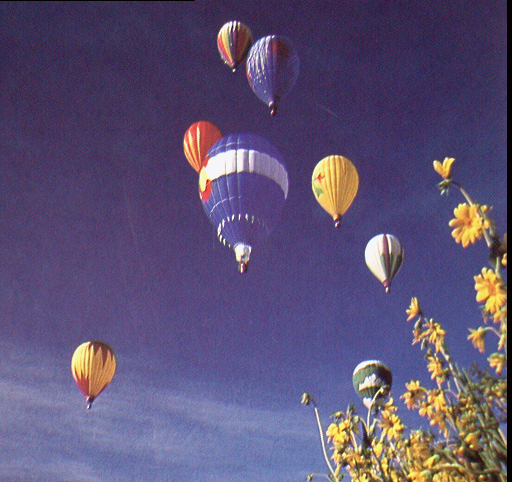
%> input picture ACP/ballon.tif, 512 x 482 px
$ octave Ex4_1.m   (GNU Octave 9; MATLAB toolbox functions it lacks are replaced by stand-ins)
%> lines starting %> are read from the running program, lines starting %| are printed output that depends on the picture
clear variables
close all
clc

%% Partie I
I = imread('ballon.tif');
%> I is the input picture: size 482x512x3 uint8; mean R, G, B 92.6, 81.2, 116.2
I = im2double(I);
%> I: size 482x512x3 double
figure(1);
imshow(I)
[H,W,~] = size(I);
%> H = 482; W = 512
I_r = I(:,:,1);
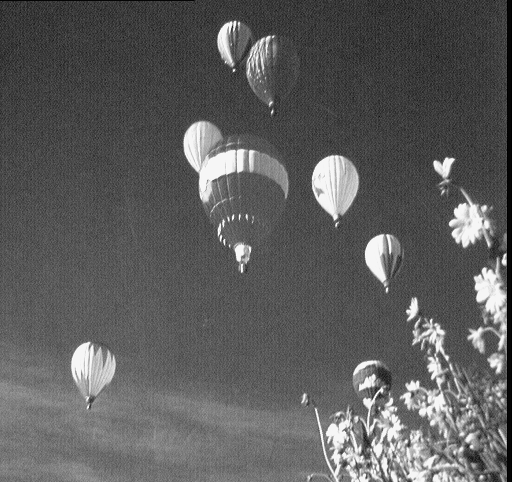
%> I_r: size 482x512 double; min 0, max 1, mean 0.363
I_g = I(:,:,2);
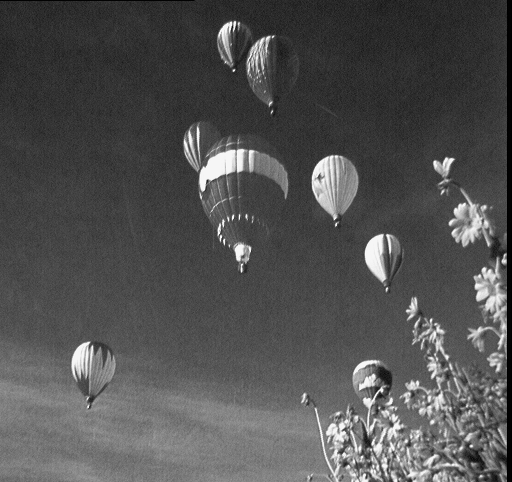
%> I_g: size 482x512 double; min 0, max 0.996, mean 0.318
I_b = I(:,:,3);
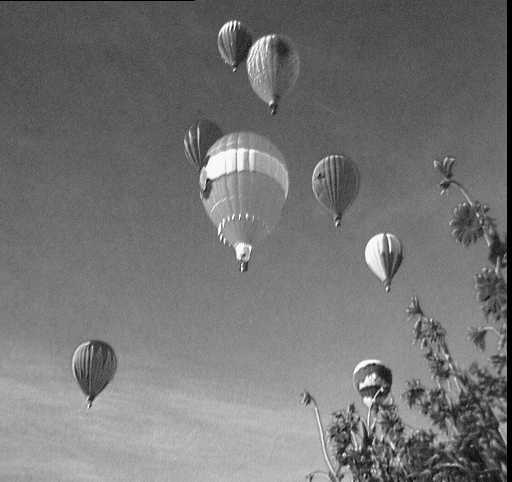
%> I_b: size 482x512 double; min 0, max 1, mean 0.456

Y = [ I_r(:), I_g(:), I_b(:)];
[n,m] = size(Y);
%> n = 246784; m = 3
X = Y - mean(Y);
M = 1/n * (X') * X;
%> M = [0.0293 0.0252 0.0107; 0.0252 0.0259 0.0148; 0.0107 0.0148 0.0209]
% diagonalisation
[V,D] = eig(M)
%> V = [0.593 0.476 0.649; -0.764 0.0783 0.641; 0.254 -0.876 0.41]; D = [0.00143 0 0; 0 0.0138 0; 0 0 0.0609]
[lambda,indices] = sort(diag(D),'descend')
%> lambda = [0.0609; 0.0138; 0.00143]; indices = [3; 2; 1]
P = V(:,indices)
%> P = [0.649 0.476 0.593; 0.641 0.0783 -0.764; 0.41 -0.876 0.254]
tau = lambda/sum(lambda);
%> tau = [0.8; 0.181; 0.0187]
Xstar = X*P;

% reconstruction
Xstar2 = [Xstar(:,1), zeros(n,2)];
Xrec = Xstar2 * inv(P);
Irec = reshape(Xstar2(:,1),[H,W]);
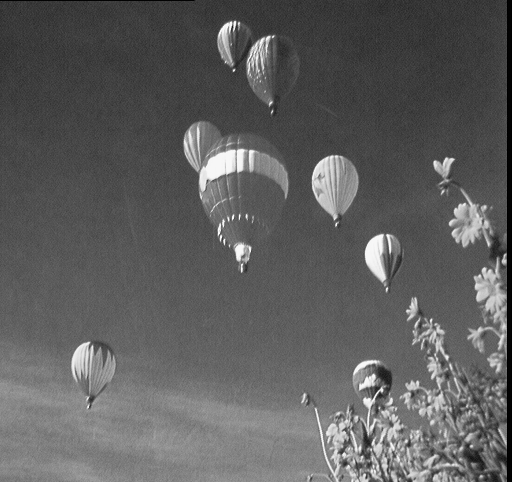
%> Irec: size 482x512 double; min -0.627, max 1.07, mean -1.14e-13; drawn with min black and max white


tau_cumul = zeros(size(tau));
for k = 1:length(tau_cumul)
    tau_cumul(k) = sum(tau(1:k));
end
%> after the loop, tau_cumul = [0.8; 0.981; 1]

% [7 lines of commented-out code are left out]

figure(3);
subplot(1,2,1)
imshow(Irec);
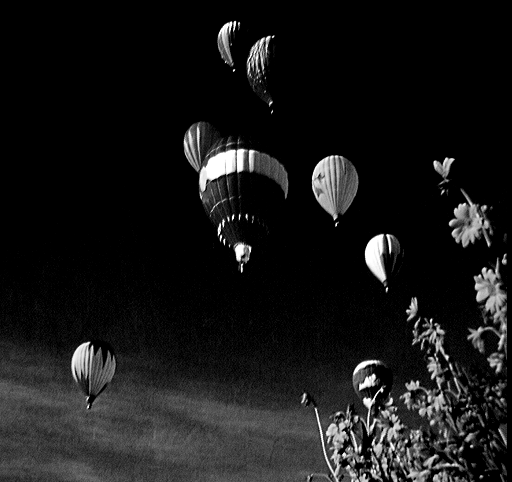
%> displayed picture: size 482x512, on the screen's scale of 0 to 255; min 0, max 255, mean 23.5
subplot(1,2,2)
imshow(Irec,[]);
